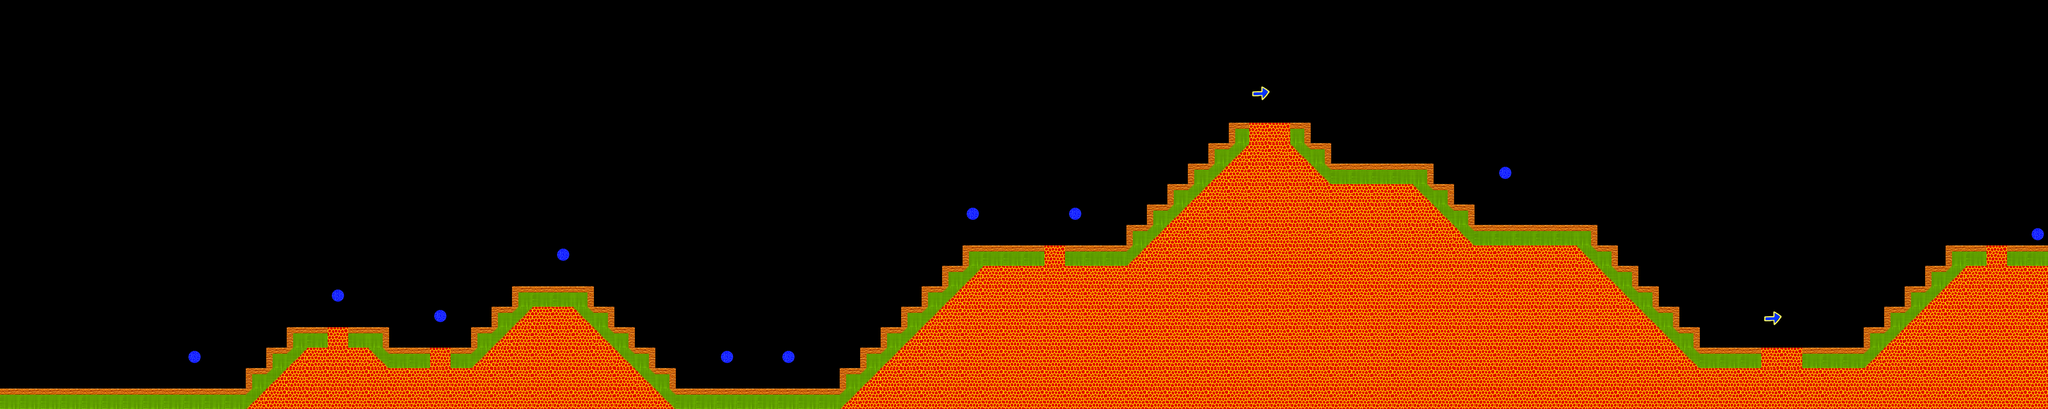

Tiled map render using the project's own tile images. Description and the whole map definition, tile-layer contents included, below:
An orthogonal 100x20 tile map with 64x64 px tiles, 1 tile layer (Tile Layer 1), 2 tilesets.

<map version="1.0" orientation="orthogonal" renderorder="right-down" width="100" height="20" tilewidth="64" tileheight="64" nextobjectid="1">
 <tileset firstgid="1" name="tileset" tilewidth="64" tileheight="64" tilecount="7" columns="7">
  <image source="tileset.png" width="448" height="64" />
 </tileset>
 <tileset firstgid="8" name="tileset" tilewidth="64" tileheight="64" tilecount="8" columns="8">
  <image source="tileset.png" width="512" height="64" />
 </tileset>
 <layer name="Tile Layer 1" width="100" height="20">
  <data encoding="csv">
0,0,0,0,0,0,0,0,0,0,0,0,0,0,0,0,0,0,0,0,0,0,0,0,0,0,0,0,0,0,0,0,0,0,0,0,0,0,0,0,0,0,0,0,0,0,0,0,0,0,0,0,0,0,0,0,0,0,0,0,0,0,0,0,0,0,0,0,0,0,0,0,0,0,0,0,0,0,0,0,0,0,0,0,0,0,0,0,0,0,0,0,0,0,0,0,0,0,0,0,
0,0,0,0,0,0,0,0,0,0,0,0,0,0,0,0,0,0,0,0,0,0,0,0,0,0,0,0,0,0,0,0,0,0,0,0,0,0,0,0,0,0,0,0,0,0,0,0,0,0,0,0,0,0,0,0,0,0,0,0,0,0,0,0,0,0,0,0,0,0,0,0,0,0,0,0,0,0,0,0,0,0,0,0,0,0,0,0,0,0,0,0,0,0,0,0,0,0,0,0,
0,0,0,0,0,0,0,0,0,0,0,0,0,0,0,0,0,0,0,0,0,0,0,0,0,0,0,0,0,0,0,0,0,0,0,0,0,0,0,0,0,0,0,0,0,0,0,0,0,0,0,0,0,0,0,0,0,0,0,0,0,0,0,0,0,0,0,0,0,0,0,0,0,0,0,0,0,0,0,0,0,0,0,0,0,0,0,0,0,0,0,0,0,0,0,0,0,0,0,0,
0,0,0,0,0,0,0,0,0,0,0,0,0,0,0,0,0,0,0,0,0,0,0,0,0,0,0,0,0,0,0,0,0,0,0,0,0,0,0,0,0,0,0,0,0,0,0,0,0,0,0,0,0,0,0,0,0,0,0,0,0,0,0,0,0,0,0,0,0,0,0,0,0,0,0,0,0,0,0,0,0,0,0,0,0,0,0,0,0,0,0,0,0,0,0,0,0,0,0,0,
0,0,0,0,0,0,0,0,0,0,0,0,0,0,0,0,0,0,0,0,0,0,0,0,0,0,0,0,0,0,0,0,0,0,0,0,0,0,0,0,0,0,0,0,0,0,0,0,0,0,0,0,0,0,0,0,0,0,0,0,0,15,0,0,0,0,0,0,0,0,0,0,0,0,0,0,0,0,0,0,0,0,0,0,0,0,0,0,0,0,0,0,0,0,0,0,0,0,0,0,
0,0,0,0,0,0,0,0,0,0,0,0,0,0,0,0,0,0,0,0,0,0,0,0,0,0,0,0,0,0,0,0,0,0,0,0,0,0,0,0,0,0,0,0,0,0,0,0,0,0,0,0,0,0,0,0,0,0,0,0,0,0,0,0,0,0,0,0,0,0,0,0,0,0,0,0,0,0,0,0,0,0,0,0,0,0,0,0,0,0,0,0,0,0,0,0,0,0,0,0,
0,0,0,0,0,0,0,0,0,0,0,0,0,0,0,0,0,0,0,0,0,0,0,0,0,0,0,0,0,0,0,0,0,0,0,0,0,0,0,0,0,0,0,0,0,0,0,0,0,0,0,0,0,0,0,0,0,0,0,0,4,2,2,5,0,0,0,0,0,0,0,0,0,0,0,0,0,0,0,0,0,0,0,0,0,0,0,0,0,0,0,0,0,0,0,0,0,0,0,0,
0,0,0,0,0,0,0,0,0,0,0,0,0,0,0,0,0,0,0,0,0,0,0,0,0,0,0,0,0,0,0,0,0,0,0,0,0,0,0,0,0,0,0,0,0,0,0,0,0,0,0,0,0,0,0,0,0,0,0,4,6,2,2,7,5,0,0,0,0,0,0,0,0,0,0,0,0,0,0,0,0,0,0,0,0,0,0,0,0,0,0,0,0,0,0,0,0,0,0,0,
0,0,0,0,0,0,0,0,0,0,0,0,0,0,0,0,0,0,0,0,0,0,0,0,0,0,0,0,0,0,0,0,0,0,0,0,0,0,0,0,0,0,0,0,0,0,0,0,0,0,0,0,0,0,0,0,0,0,4,6,2,2,2,2,7,1,1,1,1,5,0,0,0,3,0,0,0,0,0,0,0,0,0,0,0,0,0,0,0,0,0,0,0,0,0,0,0,0,0,0,
0,0,0,0,0,0,0,0,0,0,0,0,0,0,0,0,0,0,0,0,0,0,0,0,0,0,0,0,0,0,0,0,0,0,0,0,0,0,0,0,0,0,0,0,0,0,0,0,0,0,0,0,0,0,0,0,0,4,6,2,2,2,2,2,2,2,2,2,2,7,5,0,0,0,0,0,0,0,0,0,0,0,0,0,0,0,0,0,0,0,0,0,0,0,0,0,0,0,0,0,
0,0,0,0,0,0,0,0,0,0,0,0,0,0,0,0,0,0,0,0,0,0,0,0,0,0,0,0,0,0,0,0,0,0,0,0,0,0,0,0,0,0,0,0,0,0,0,3,0,0,0,0,3,0,0,0,4,6,2,2,2,2,2,2,2,2,2,2,2,2,7,5,0,0,0,0,0,0,0,0,0,0,0,0,0,0,0,0,0,0,0,0,0,0,0,0,0,0,0,0,
0,0,0,0,0,0,0,0,0,0,0,0,0,0,0,0,0,0,0,0,0,0,0,0,0,0,0,0,0,0,0,0,0,0,0,0,0,0,0,0,0,0,0,0,0,0,0,0,0,0,0,0,0,0,0,4,6,2,2,2,2,2,2,2,2,2,2,2,2,2,2,7,1,1,1,1,1,5,0,0,0,0,0,0,0,0,0,0,0,0,0,0,0,0,0,0,0,0,0,3,
0,0,0,0,0,0,0,0,0,0,0,0,0,0,0,0,0,0,0,0,0,0,0,0,0,0,0,3,0,0,0,0,0,0,0,0,0,0,0,0,0,0,0,0,0,0,0,4,1,1,1,2,1,1,1,6,2,2,2,2,2,2,2,2,2,2,2,2,2,2,2,2,2,2,2,2,2,7,5,0,0,0,0,0,0,0,0,0,0,0,0,0,0,0,0,4,1,2,1,1,
0,0,0,0,0,0,0,0,0,0,0,0,0,0,0,0,0,0,0,0,0,0,0,0,0,0,0,0,0,0,0,0,0,0,0,0,0,0,0,0,0,0,0,0,0,0,4,6,2,2,2,2,2,2,2,2,2,2,2,2,2,2,2,2,2,2,2,2,2,2,2,2,2,2,2,2,2,2,7,5,0,0,0,0,0,0,0,0,0,0,0,0,0,0,4,6,2,2,2,2,
0,0,0,0,0,0,0,0,0,0,0,0,0,0,0,0,3,0,0,0,0,0,0,0,0,4,1,1,5,0,0,0,0,0,0,0,0,0,0,0,0,0,0,0,0,4,6,2,2,2,2,2,2,2,2,2,2,2,2,2,2,2,2,2,2,2,2,2,2,2,2,2,2,2,2,2,2,2,2,7,5,0,0,0,0,0,0,0,0,0,0,0,0,4,6,2,2,2,2,2,
0,0,0,0,0,0,0,0,0,0,0,0,0,0,0,0,0,0,0,0,0,3,0,0,4,6,2,2,7,5,0,0,0,0,0,0,0,0,0,0,0,0,0,0,4,6,2,2,2,2,2,2,2,2,2,2,2,2,2,2,2,2,2,2,2,2,2,2,2,2,2,2,2,2,2,2,2,2,2,2,7,5,0,0,0,0,15,0,0,0,0,0,4,6,2,2,2,2,2,2,
0,0,0,0,0,0,0,0,0,0,0,0,0,0,4,1,2,1,5,0,0,0,0,4,6,2,2,2,2,7,5,0,0,0,0,0,0,0,0,0,0,0,0,4,6,2,2,2,2,2,2,2,2,2,2,2,2,2,2,2,2,2,2,2,2,2,2,2,2,2,2,2,2,2,2,2,2,2,2,2,2,7,5,0,0,0,0,0,0,0,0,4,6,2,2,2,2,2,2,2,
0,0,0,0,0,0,0,0,0,3,0,0,0,4,6,2,2,2,7,1,1,2,1,6,2,2,2,2,2,2,7,5,0,0,0,3,0,0,3,0,0,0,4,6,2,2,2,2,2,2,2,2,2,2,2,2,2,2,2,2,2,2,2,2,2,2,2,2,2,2,2,2,2,2,2,2,2,2,2,2,2,2,7,1,1,1,2,2,1,1,1,6,2,2,2,2,2,2,2,2,
0,0,0,0,0,0,0,0,0,0,0,0,4,6,2,2,2,2,2,2,2,2,2,2,2,2,2,2,2,2,2,7,5,0,0,0,0,0,0,0,0,4,6,2,2,2,2,2,2,2,2,2,2,2,2,2,2,2,2,2,2,2,2,2,2,2,2,2,2,2,2,2,2,2,2,2,2,2,2,2,2,2,2,2,2,2,2,2,2,2,2,2,2,2,2,2,2,2,2,2,
1,1,1,1,1,1,1,1,1,1,1,1,6,2,2,2,2,2,2,2,2,2,2,2,2,2,2,2,2,2,2,2,7,1,1,1,1,1,1,1,1,6,2,2,2,2,2,2,2,2,2,2,2,2,2,2,2,2,2,2,2,2,2,2,2,2,2,2,2,2,2,2,2,2,2,2,2,2,2,2,2,2,2,2,2,2,2,2,2,2,2,2,2,2,2,2,2,2,2,2
</data>
 </layer>
</map>